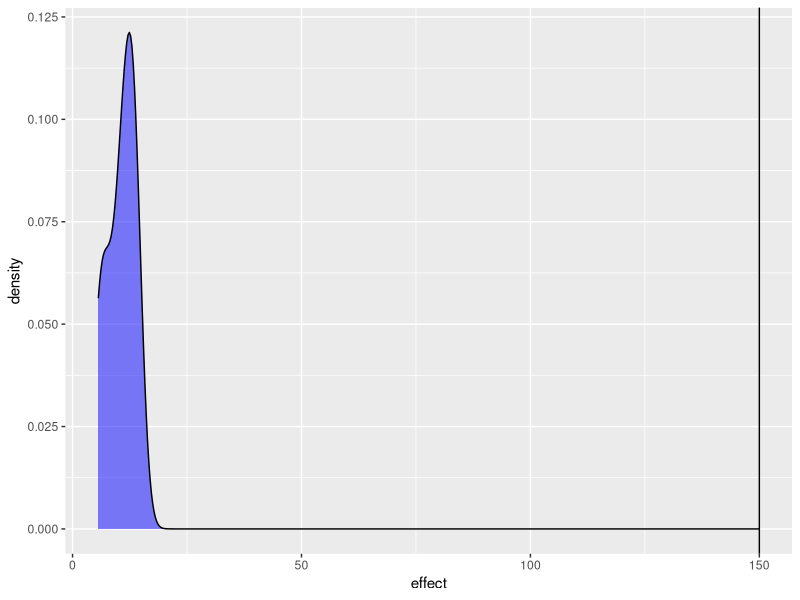
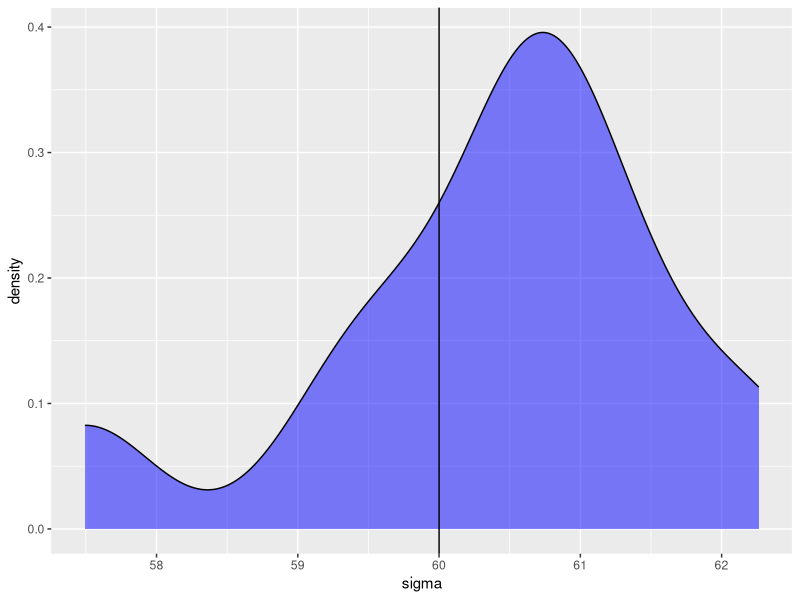
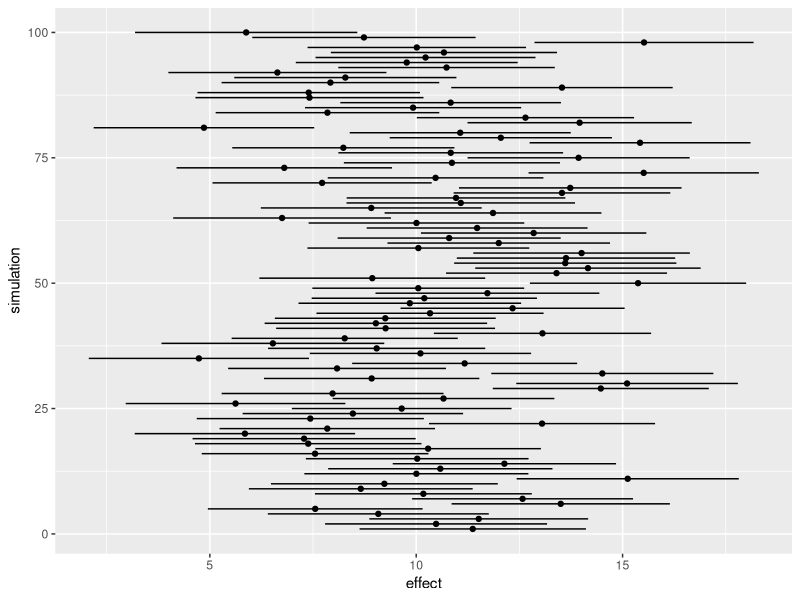
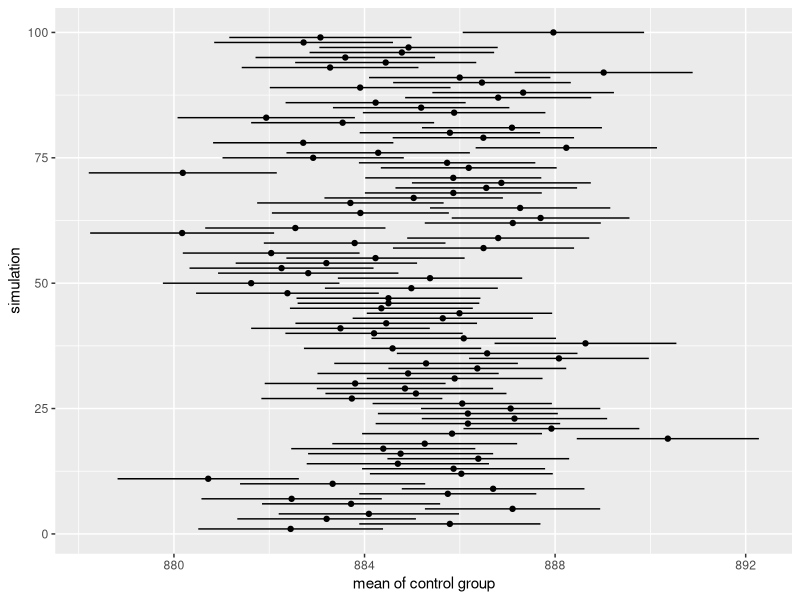

Write the R code that produced these figures, in order.

 twogroup_fun <- function(nrep, b0, b1, sigma) {

  ngroup = 2
  group = rep( c("group1", "group2"), each = nrep)
  eps = rnorm(ngroup*nrep, 0, sigma)
  growth = b0 + b1*(group == "group2") + eps
  growthfit = lm(growth ~ group)
  growthfit
}


library(purrr)
library(broom)
library(ggplot2)
library(dplyr)
sims = rerun(10, twogroup_fun(1000,885,10,60) ) 

sims %>%
  map_df(tidy) %>% 
  filter(term == "groupgroup2") %>%
  ggplot( aes(estimate) ) +
  geom_density(fill = "blue", alpha = .5) +
  geom_vline( xintercept = 150)+
  labs(x="effect")


sims %>%
  map_dbl(~summary(.x)$sigma) %>%
  data.frame(sigma = .) %>%
  ggplot( aes(sigma) ) +
  geom_density(fill = "blue", alpha = .5) +
  geom_vline(xintercept = 60)

sims %>%
  map_dbl(~summary(.x)$sigma) %>%
  {. < 60} %>%
  mean()

sims %>%
  map_df(tidy) %>%
  filter(term == "groupgroup2") %>%
  pull(p.value) %>%
  {. <  0.05} %>%
  mean()



sims = rerun(100, twogroup_fun(1000,885,10,60) ) 
sims %>% 
  map_df(tidy) %>% 
  filter(term == "groupgroup2") %>%
  mutate(simulation=seq(1:n())) %>% 
    ggplot(aes(x = estimate, xmin = estimate-std.error, xmax =estimate+std.error, y=simulation))+
    geom_point() + 
    geom_segment( aes(x = estimate-std.error, xend = estimate+std.error, y=simulation, yend=simulation))+
  labs(x="effect")
  
sims %>% 
  map_df(tidy) %>% 
  filter(term == "(Intercept)") %>%
  mutate(simulation=seq(1:n())) %>% 
  ggplot(aes(x = estimate, xmin = estimate-std.error, xmax =estimate+std.error, y=simulation))+
  geom_point() + 
  geom_segment( aes(x = estimate-std.error, xend = estimate+std.error, y=simulation, yend=simulation))+
  labs(x="mean of control group")

   
  
